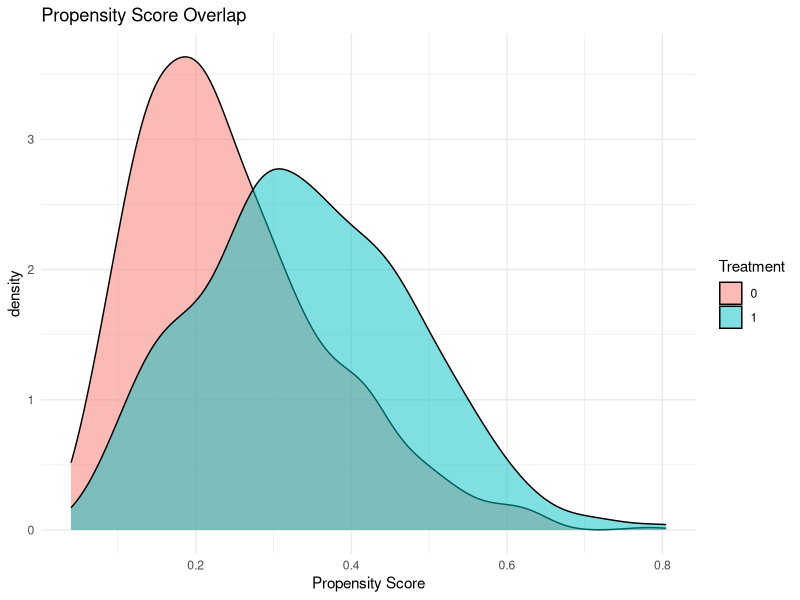

This chart was generated by the following R code:
## ---- chunk 1
knitr::opts_chunk$set(echo = TRUE, message = FALSE, warning = FALSE)
library(dplyr)
library(ggplot2)
## ---- chunk 2
set.seed(123)
n <- 1000

X1 <- rnorm(n, mean = 50, sd = 10)       # Age
X2 <- rbinom(n, 1, 0.5)                  # Gender (0/1)
X3 <- rnorm(n, mean = 50000, sd = 15000) # Income

covariates <- data.frame(X1, X2, X3)
head(covariates)
## ---- chunk 3
logit <- -3 + 0.05 * X1 + 0.8 * X2 - 0.00002 * X3
prob_treat <- 1 / (1 + exp(-logit))
W <- rbinom(n, 1, prob_treat)
## ---- chunk 4
Y0 <- 0.5 * X1 + 2 * X2 + rnorm(n, 0, 5)
Y1 <- Y0 + 5  # Treatment adds 5 units
## ---- chunk 5
Y_obs <- ifelse(W == 1, Y1, Y0)

data <- covariates %>%
  mutate(treatment = W,
         Y0 = Y0,
         Y1 = Y1,
         Y_obs = Y_obs)

head(data)
## ---- chunk 6
true_ate <- mean(Y1 - Y0)
est_ate <- mean(data$Y_obs[data$treatment == 1]) - mean(data$Y_obs[data$treatment == 0])

cat("True ATE:", round(true_ate, 2), "\n")
cat("Estimated ATE (unadjusted):", round(est_ate, 2), "\n")
## ---- chunk 7
data$prop_score <- prob_treat

ggplot(data, aes(x = prop_score, fill = factor(treatment))) +
  geom_density(alpha = 0.5) +
  labs(title = "Propensity Score Overlap",
       x = "Propensity Score", fill = "Treatment") +
  theme_minimal()
